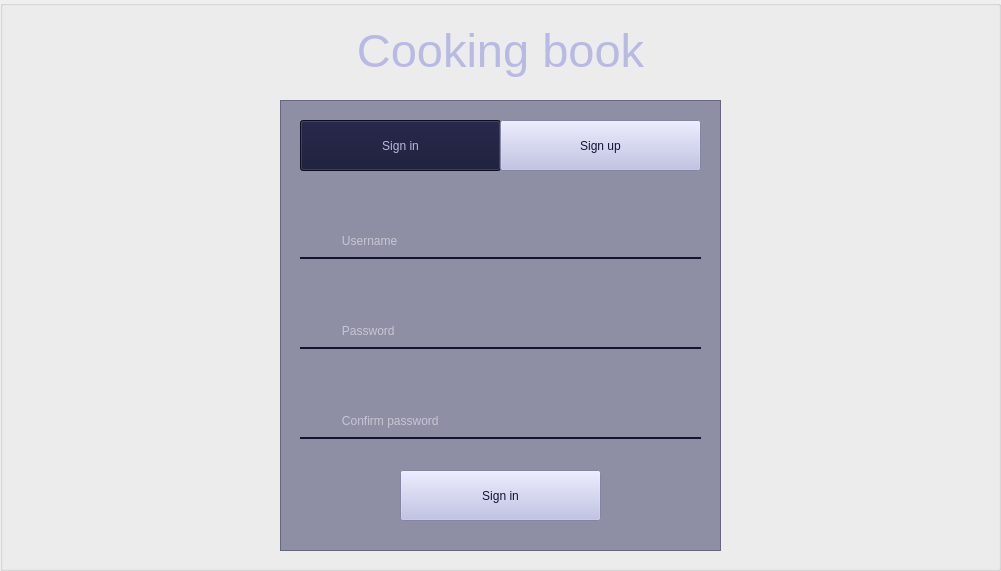
   <widget class="QGroupBox" name="GroupBox_SignIn">
    <property name="geometry">
     <rect>
      <x>0</x>
      <y>0</y>
      <width>1001</width>
      <height>571</height>
     </rect>
    </property>
    <property name="title">
     <string/>
    </property>
    <widget class="QFrame" name="signin_frame">
     <property name="geometry">
      <rect>
       <x>280</x>
       <y>100</y>
       <width>441</width>
       <height>451</height>
      </rect>
     </property>
     <property name="styleSheet">
      <string notr="true">background-color:rgba(121, 122, 149, 210)</string>
     </property>
     <property name="frameShape">
      <enum>QFrame::StyledPanel</enum>
     </property>
     <property name="frameShadow">
      <enum>QFrame::Raised</enum>
     </property>
     <widget class="QPushButton" name="signin">
      <property name="geometry">
       <rect>
        <x>20</x>
        <y>20</y>
        <width>201</width>
        <height>51</height>
       </rect>
      </property>
      <property name="styleSheet">
       <string notr="true">background-color: rgb(19, 20, 50);
font: 16pt &quot;Segoe UI Symbol&quot;;
color: rgb(184,186,227)</string>
      </property>
      <property name="text">
       <string>Sign in</string>
      </property>
     </widget>
     <widget class="QPushButton" name="signup">
      <property name="geometry">
       <rect>
        <x>220</x>
        <y>20</y>
        <width>201</width>
        <height>51</height>
       </rect>
      </property>
      <property name="styleSheet">
       <string notr="true">background-color: rgb(184,186,227);
font: 16pt &quot;Segoe UI Symbol&quot;;
color: rgb(19, 20, 50);</string>
      </property>
      <property name="text">
       <string>Sign up</string>
      </property>
     </widget>
     <widget class="QLineEdit" name="username">
      <property name="geometry">
       <rect>
        <x>50</x>
        <y>120</y>
        <width>341</width>
        <height>41</height>
       </rect>
      </property>
      <property name="styleSheet">
       <string notr="true">background-color: rgba(255, 255, 255, 0);
color: rgb(255, 255, 255);
font: 14pt &quot;Segoe UI Symbol&quot;;
border:none;</string>
      </property>
      <property name="placeholderText">
       <string>   Username</string>
      </property>
     </widget>
     <widget class="QLineEdit" name="password">
      <property name="geometry">
       <rect>
        <x>50</x>
        <y>220</y>
        <width>351</width>
        <height>22</height>
       </rect>
      </property>
      <property name="styleSheet">
       <string notr="true">background-color: rgba(255, 255, 255, 0);
color: rgb(255, 255, 255);
font: 14pt &quot;Segoe UI Symbol&quot;;
border:none;</string>
      </property>
      <property name="echoMode">
       <enum>QLineEdit::Password</enum>
      </property>
      <property name="placeholderText">
       <string>   Password</string>
      </property>
     </widget>
     <widget class="QLineEdit" name="password2">
      <property name="geometry">
       <rect>
        <x>50</x>
        <y>310</y>
        <width>351</width>
        <height>22</height>
       </rect>
      </property>
      <property name="styleSheet">
       <string notr="true">background-color: rgba(255, 255, 255, 0);
color: rgb(255, 255, 255);
font: 14pt &quot;Segoe UI Symbol&quot;;
border:none;</string>
      </property>
      <property name="echoMode">
       <enum>QLineEdit::Password</enum>
      </property>
      <property name="placeholderText">
       <string>   Confirm password</string>
      </property>
     </widget>
     <widget class="QPushButton" name="enter">
      <property name="geometry">
       <rect>
        <x>120</x>
        <y>370</y>
        <width>201</width>
        <height>51</height>
       </rect>
      </property>
      <property name="styleSheet">
       <string notr="true">background-color: rgb(184,186,227);
font: 16pt &quot;Segoe UI Symbol&quot;;
color: rgb(19, 20, 50);</string>
      </property>
      <property name="text">
       <string>Sign in</string>
      </property>
     </widget>
     <widget class="Line" name="line_27">
      <property name="geometry">
       <rect>
        <x>20</x>
        <y>150</y>
        <width>401</width>
        <height>16</height>
       </rect>
      </property>
      <property name="styleSheet">
       <string notr="true">background-color: rgba(255, 255, 255,0);
color: rgb(19, 20, 50);</string>
      </property>
      <property name="frameShadow">
       <enum>QFrame::Plain</enum>
      </property>
      <property name="lineWidth">
       <number>2</number>
      </property>
      <property name="orientation">
       <enum>Qt::Horizontal</enum>
      </property>
     </widget>
     <widget class="Line" name="line_28">
      <property name="geometry">
       <rect>
        <x>20</x>
        <y>240</y>
        <width>401</width>
        <height>16</height>
       </rect>
      </property>
      <property name="styleSheet">
       <string notr="true">background-color: rgba(255, 255, 255,0);
color: rgb(19, 20, 50);</string>
      </property>
      <property name="frameShadow">
       <enum>QFrame::Plain</enum>
      </property>
      <property name="lineWidth">
       <number>2</number>
      </property>
      <property name="orientation">
       <enum>Qt::Horizontal</enum>
      </property>
     </widget>
     <widget class="Line" name="line_29">
      <property name="geometry">
       <rect>
        <x>20</x>
        <y>330</y>
        <width>401</width>
        <height>16</height>
       </rect>
      </property>
      <property name="styleSheet">
       <string notr="true">background-color: rgba(255, 255, 255,0);
color: rgb(19, 20, 50);</string>
      </property>
      <property name="frameShadow">
       <enum>QFrame::Plain</enum>
      </property>
      <property name="lineWidth">
       <number>2</number>
      </property>
      <property name="orientation">
       <enum>Qt::Horizontal</enum>
      </property>
     </widget>
    </widget>
    <widget class="QLabel" name="label_2">
     <property name="geometry">
      <rect>
       <x>280</x>
       <y>10</y>
       <width>441</width>
       <height>81</height>
      </rect>
     </property>
     <property name="font">
      <font>
       <family>Segoe UI Symbol</family>
       <pointsize>35</pointsize>
       <weight>50</weight>
       <italic>false</italic>
       <bold>false</bold>
      </font>
     </property>
     <property name="styleSheet">
      <string notr="true">font: 35pt &quot;Segoe UI Symbol&quot;;
color: rgb(184,186,227);</string>
     </property>
     <property name="text">
      <string>Cooking book</string>
     </property>
     <property name="textFormat">
      <enum>Qt::PlainText</enum>
     </property>
     <property name="alignment">
      <set>Qt::AlignCenter</set>
     </property>
    </widget>
    <widget class="QLabel" name="label">
     <property name="geometry">
      <rect>
       <x>0</x>
       <y>-10</y>
       <width>1000</width>
       <height>600</height>
      </rect>
     </property>
     <property name="sizePolicy">
      <sizepolicy hsizetype="Fixed" vsizetype="Fixed">
       <horstretch>0</horstretch>
       <verstretch>0</verstretch>
      </sizepolicy>
     </property>
     <property name="text">
      <string/>
     </property>
    </widget>
    <zorder>label</zorder>
    <zorder>signin_frame</zorder>
    <zorder>label_2</zorder>
   </widget>
